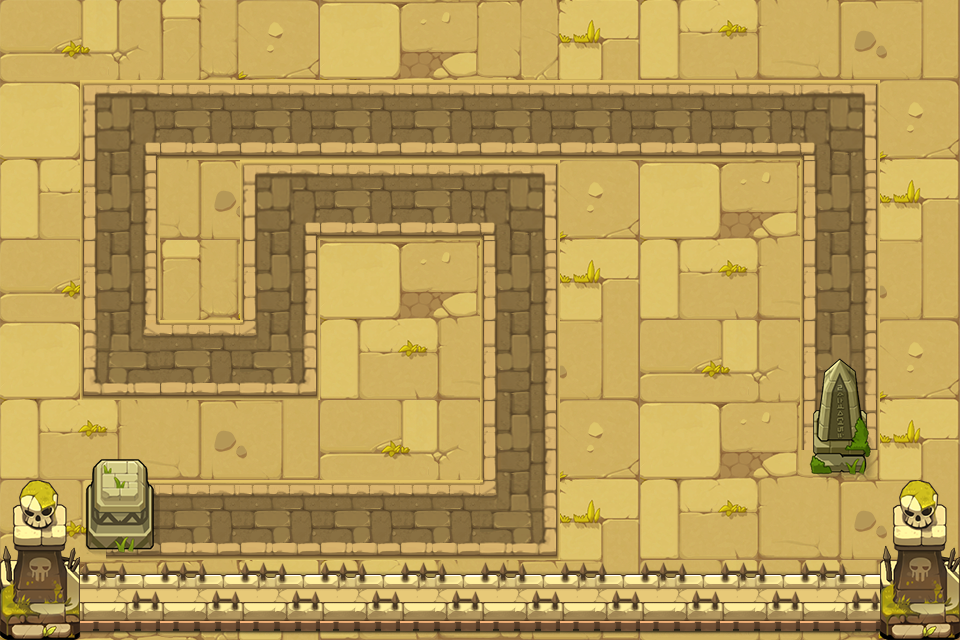

Rendered tile map (Tiled .tmx) drawn with the repository's tilesets; below, a short description and the map source with its tile grids summarised:
An orthogonal 12x8 tile map with 80x80 px tiles, 3 tile layers (background, road, object) and 16 objects (P0, P1, P2, P3, P4, ...).

<map version="1.0" tiledversion="1.0.3" orientation="orthogonal" renderorder="right-down" width="12" height="8" tilewidth="80" tileheight="80" nextobjectid="18">
 <tileset firstgid="1" source="chengshi.tsx" />
 <layer name="background" width="12" height="8">
  <data>[96 cells, 96 non-empty, 12 distinct tile ids]</data>
 </layer>
 <layer name="road" width="12" height="8">
  <data>[96 cells, 33 non-empty, 8 distinct tile ids]</data>
 </layer>
 <layer name="object" width="12" height="8">
  <data>[96 cells, 18 non-empty, 7 distinct tile ids]</data>
 </layer>
 <objectgroup name="path" visible="0">
  <object id="1" name="P0" x="160" y="520" />
  <object id="2" name="P1" x="520" y="520" />
  <object id="3" name="P2" x="520" y="200" />
  <object id="4" name="P3" x="280" y="200" />
  <object id="5" name="P4" x="280" y="360" />
  <object id="6" name="P5" x="120" y="360" />
  <object id="7" name="P6" x="120" y="120" />
  <object id="8" name="P7" x="840" y="120" />
  <object id="9" name="P8" x="840" y="360" />
  <object id="10" name="O0" x="0" y="80" width="80" height="400" />
  <object id="11" name="O1" x="160" y="400" width="160" height="80" />
  <object id="12" name="O2" x="320" y="240" width="160" height="240" />
  <object id="13" name="O3" x="160" y="160" width="80" height="160" />
  <object id="14" name="O4" x="560" y="160" width="240" height="400" />
  <object id="15" name="O5" x="880" y="80" width="80" height="400" />
  <object id="16" name="O6" x="800" y="480" width="80" height="80" />
 </objectgroup>
</map>
